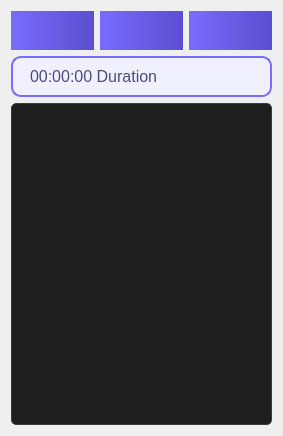
<?xml version="1.0" encoding="UTF-8"?>
<ui version="4.0">
 <class>DebugWidget</class>
 <widget class="QWidget" name="DebugWidget">
  <property name="geometry">
   <rect>
    <x>0</x>
    <y>0</y>
    <width>236</width>
    <height>436</height>
   </rect>
  </property>
  <property name="sizePolicy">
   <sizepolicy hsizetype="Preferred" vsizetype="Preferred">
    <horstretch>0</horstretch>
    <verstretch>0</verstretch>
   </sizepolicy>
  </property>
  <property name="windowTitle">
   <string>Form</string>
  </property>
  <layout class="QGridLayout" name="gridLayout">
   <item row="5" column="0">
    <widget class="QPlainTextEdit" name="plainTextDebugEdit">
     <property name="styleSheet">
      <string notr="true">QPlainTextEdit {
    background-color: #1e1e1e; /* 어두운 배경색 (Visual Studio Code 스타일) */
    color: #d4d4d4; /* 밝은 텍스트 색상 */
    font-family: Consolas, &quot;Courier New&quot;, monospace; /* 고정폭 폰트 */
    font-size: 14px; /* 적당한 크기의 폰트 */
    border: 1px solid #3c3c3c; /* 테두리 색상 */
    border-radius: 5px; /* 둥근 모서리 */
    padding: 5px; /* 내부 여백 */
    selection-background-color: #264f78; /* 선택 영역 배경색 */
    selection-color: #ffffff; /* 선택 영역 텍스트 색상 */
}

QPlainTextEdit:focus {
    border: 1px solid #007acc; /* 포커스 시 강조된 테두리 색상 */
}
</string>
     </property>
     <property name="readOnly">
      <bool>true</bool>
     </property>
    </widget>
   </item>
   <item row="0" column="0" rowspan="2">
    <layout class="QHBoxLayout" name="horizontalLayout">
     <property name="topMargin">
      <number>0</number>
     </property>
     <item>
      <widget class="QPushButton" name="btnPause">
       <property name="styleSheet">
        <string notr="true">/* QPushButton 스타일 */
QPushButton {
    background-color: #6c63ff;
    background: qlineargradient(spread:pad, x1:0, y1:0.5, x2:1, y2:0.5, stop:0 #7a6cff, stop:1 #5c4ecf);
    color: #ffffff;
    font-family: 'Segoe UI', Arial, sans-serif;
    font-size: 16px;
    border: none;
    border-radius: 20px;
    padding: 10px 20px;
    background-repeat: no-repeat; /* 반복 방지 */
    background-position: center; /* 이미지를 중앙에 위치 */
}

/* QPushButton 호버 효과 */
QPushButton:hover {
    background-color: #574b90;
}

/* QPushButton 클릭 효과 */
QPushButton:pressed {
    background-color: #3e3365;
}
</string>
       </property>
       <property name="text">
        <string/>
       </property>
       <property name="icon">
        <iconset resource="resources.qrc">
         <normaloff>:/images/Resources/pause_icon.png</normaloff>:/images/Resources/pause_icon.png</iconset>
       </property>
       <property name="iconSize">
        <size>
         <width>24</width>
         <height>24</height>
        </size>
       </property>
      </widget>
     </item>
     <item>
      <widget class="QPushButton" name="btnRestart">
       <property name="styleSheet">
        <string notr="true">/* QPushButton 스타일 */
QPushButton {
    background-color: #6c63ff;
    background: qlineargradient(spread:pad, x1:0, y1:0.5, x2:1, y2:0.5, stop:0 #7a6cff, stop:1 #5c4ecf);
    color: #ffffff;
    font-family: 'Segoe UI', Arial, sans-serif;
    font-size: 16px;
    border: none;
    border-radius: 20px;
    padding: 10px 20px;
    background-repeat: no-repeat; /* 반복 방지 */
    background-position: center; /* 이미지를 중앙에 위치 */
}

/* QPushButton 호버 효과 */
QPushButton:hover {
    background-color: #574b90;
}

/* QPushButton 클릭 효과 */
QPushButton:pressed {
    background-color: #3e3365;
}
</string>
       </property>
       <property name="text">
        <string/>
       </property>
       <property name="icon">
        <iconset resource="resources.qrc">
         <normaloff>:/images/Resources/restart_icon.png</normaloff>:/images/Resources/restart_icon.png</iconset>
       </property>
       <property name="iconSize">
        <size>
         <width>24</width>
         <height>24</height>
        </size>
       </property>
      </widget>
     </item>
     <item>
      <widget class="QPushButton" name="btnClose">
       <property name="styleSheet">
        <string notr="true">/* QPushButton 스타일 */
QPushButton {
    background-color: #6c63ff;
    background: qlineargradient(spread:pad, x1:0, y1:0.5, x2:1, y2:0.5, stop:0 #7a6cff, stop:1 #5c4ecf);
    color: #ffffff;
    font-family: 'Segoe UI', Arial, sans-serif;
    font-size: 16px;
    border: none;
    border-radius: 20px;
    padding: 10px 20px;
    background-repeat: no-repeat; /* 반복 방지 */
    background-position: center; /* 이미지를 중앙에 위치 */
}

/* QPushButton 호버 효과 */
QPushButton:hover {
    background-color: #574b90;
}

/* QPushButton 클릭 효과 */
QPushButton:pressed {
    background-color: #3e3365;
}
</string>
       </property>
       <property name="text">
        <string/>
       </property>
       <property name="icon">
        <iconset resource="resources.qrc">
         <normaloff>:/images/Resources/disconnect_icon.png</normaloff>:/images/Resources/disconnect_icon.png</iconset>
       </property>
       <property name="iconSize">
        <size>
         <width>24</width>
         <height>24</height>
        </size>
       </property>
      </widget>
     </item>
    </layout>
   </item>
   <item row="3" column="0">
    <widget class="QLineEdit" name="lineEditDuration">
     <property name="styleSheet">
      <string notr="true">QLineEdit {
    background-color: #f0f0ff; /* 밝은 보라색 배경 */
    color: #4c4c7f; /* 어두운 보라색 텍스트 */
    font-family: 'Segoe UI', Arial, sans-serif; /* 버튼과 같은 폰트 */
    font-size: 16px; /* 버튼과 동일한 크기 */
    border: 2px solid #7a6cff; /* 버튼의 그라디언트 시작 색상 */
    border-radius: 10px; /* 부드러운 모서리 */
    padding: 8px 15px; /* 내부 여백 */
    selection-background-color: #d0d0ff; /* 선택 영역 밝은 보라색 */
    selection-color: #4c4c7f; /* 선택 영역 텍스트 색상 */
}

QLineEdit:focus {
    border: 2px solid #5c4ecf; /* 포커스 시 버튼의 그라디언트 끝 색상 */
    background-color: #eaeaff; /* 약간 더 밝은 배경 */
}</string>
     </property>
     <property name="text">
      <string>00:00:00 Duration</string>
     </property>
     <property name="readOnly">
      <bool>true</bool>
     </property>
    </widget>
   </item>
  </layout>
 </widget>
 <resources>
  <include location="resources.qrc"/>
 </resources>
 <connections/>
</ui>
